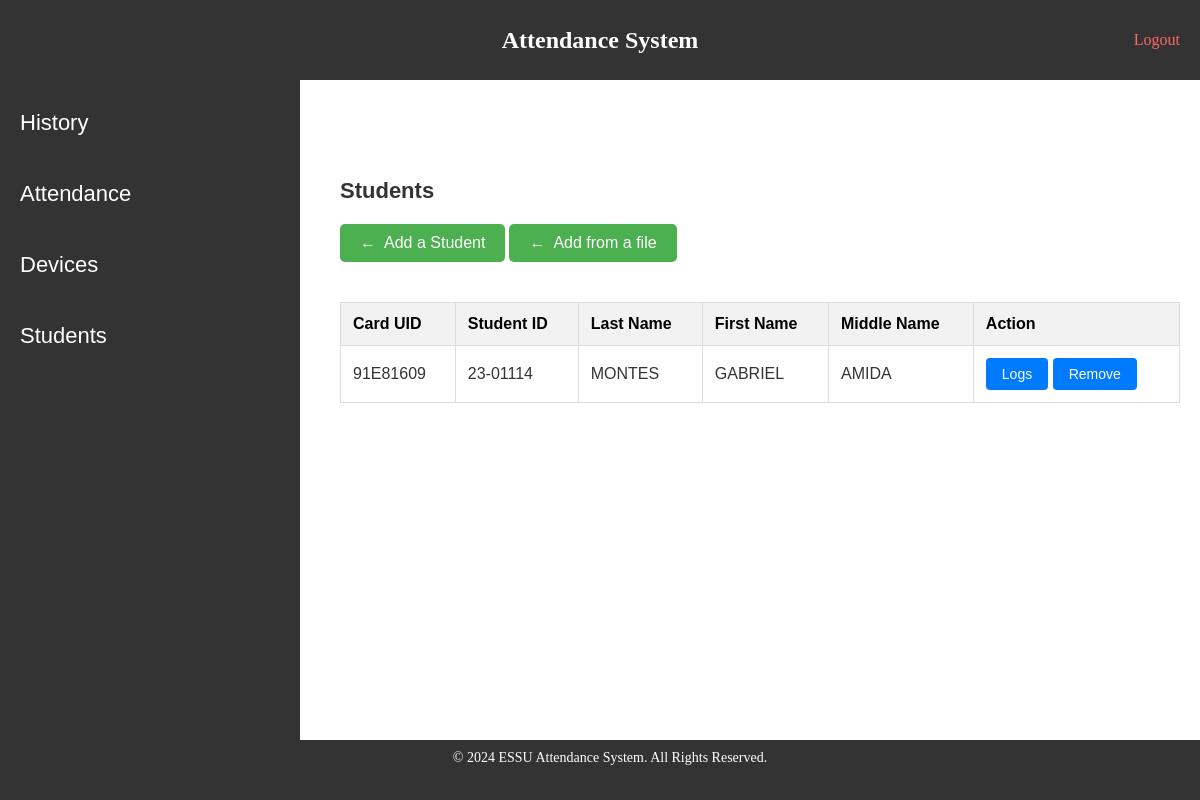
/students/ (signed in), run on an earlier commit of the app's database.
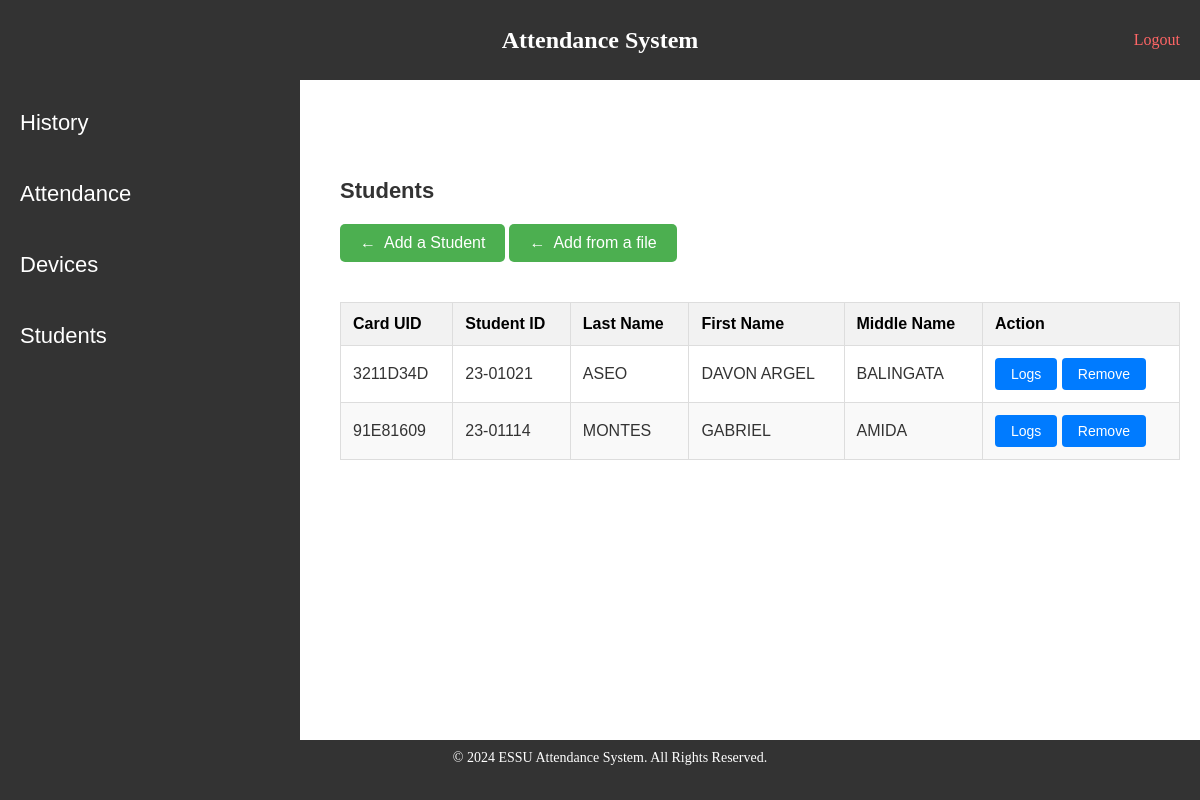
And on a later commit of the database.
### attendance_app/models.py (models this page shows, shortened)
class Student(models.Model):
    card_uid = models.CharField(max_length=100)
    last_name = models.CharField(max_length=100)
    middle_name = models.CharField(max_length=100)
    first_name = models.CharField(max_length=100)
    student_id = models.CharField(max_length=8)
    owner = models.ForeignKey(User,on_delete=models.CASCADE)

### attendance_app/views.py (the view)
# urls.py: path('students/',views.students, name='students'),
def students(request):
    students = Student.objects.filter(owner=request.user)
    context = {"students":students}
    return render(request, 'attendance_app/students.html', context)

### attendance_app/templates/attendance_app/students.html
{% extends "attendance_app/control_panel.html" %}
{% block content %}
    <h2 class="attendance_dashboard_h2">Students</h2>
    <p>
        <a href="{% url 'add_student' %}" class="back-link">Add a Student</a>
        <a href="{% url 'upload_file' %}" class="back-link">Add from a file</a>
    </p>
    <table class="table1">
        <thead>
            <tr>
                <th>Card UID</th>
                <th>Student ID</th>
                <th>Last Name</th>
                <th>First Name</th>
                <th>Middle Name</th>
                <th>Action</th>
            </tr>
        </thead>
        <tbody>
             {% for student in students %}
             <tr>
                 <td>{{student.card_uid}}</td>
                 <td>{{ student.student_id}}</td>
                 <td>{{ student.last_name}}</td>
                 <td>{{ student.first_name}}</td>
                 <td>{{ student.middle_name}}</td>
                 <td>
                     <a href="{% url 'student_attendance' student.id %}" class="view-btn">Logs</a>
                     <a href="{% url 'delete_student' student.id %}" class="view-btn">Remove</a>
                 </td>
             </tr>
             {% empty %}
             <tr>
                 <td colspan="6">No Students</td>
             </tr>
             {% endfor %}
        </tbody>
    </table>
{% endblock content %}

What changed in the data, as far as the page shows it:
added Student: card_uid "3211D34D", student_id "23-01021", last_name "ASEO", first_name "DAVON ARGEL", middle_name "BALINGATA"
